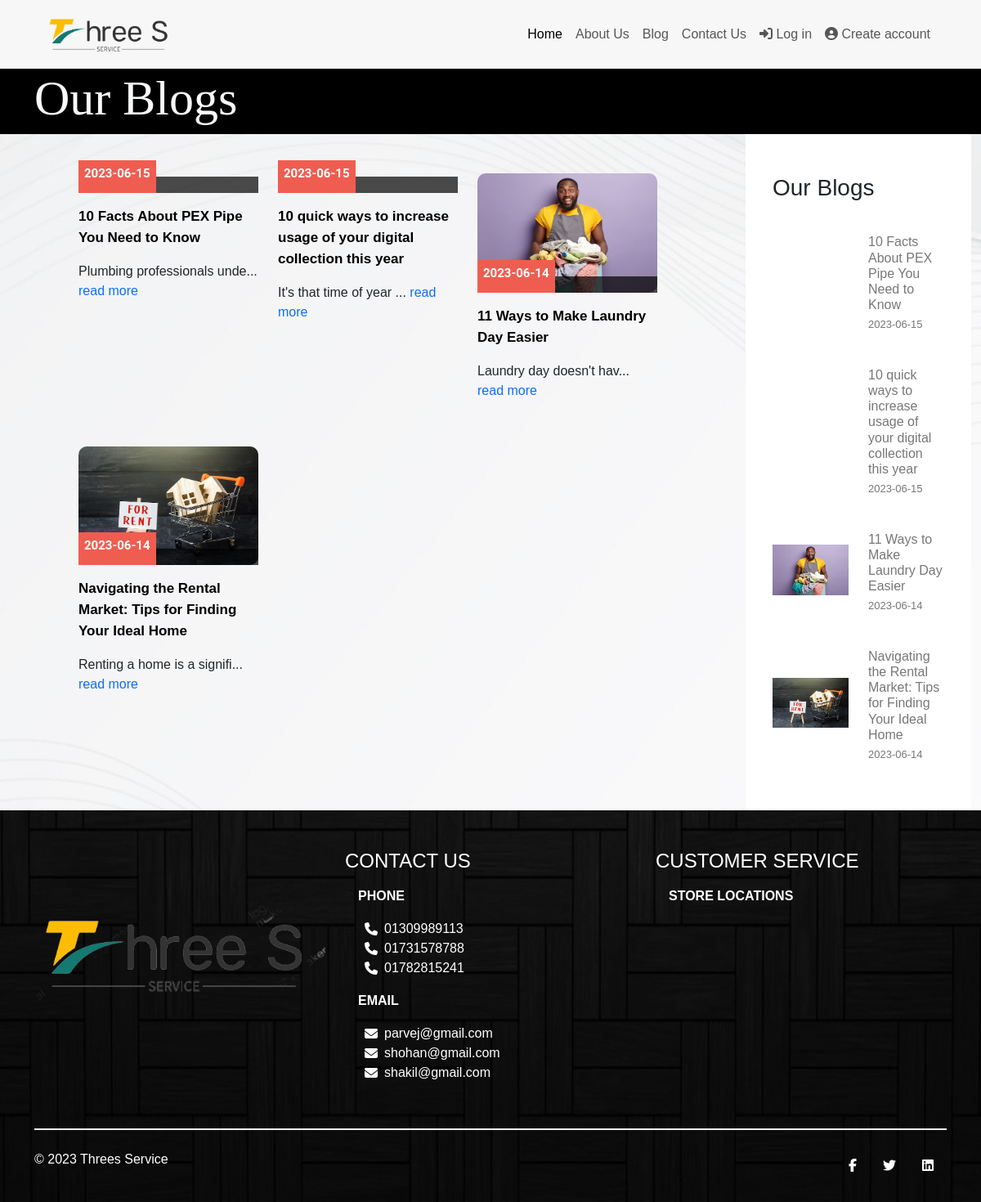
The app's page /blogdetails.php with its own data.
### tables this page shows
CREATE TABLE `blogs` (
  `blog_id` int(11) NOT NULL,
  `image` varchar(255) NOT NULL,
  `blog_title` varchar(255) NOT NULL,
  `blog_text` text NOT NULL,
  `status` int(11) NOT NULL DEFAULT 1 COMMENT '1=Active, 2=InActive',
  `join_date` date NOT NULL
);

CREATE TABLE `users` (
  `user_id` int(11) NOT NULL,
  `fullname` varchar(255) NOT NULL,
  `email` varchar(255) NOT NULL,
  `password` varchar(255) NOT NULL,
  `phone` varchar(255) DEFAULT NULL,
  `address` varchar(255) DEFAULT NULL,
  `image` varchar(255) DEFAULT NULL,
  `role` int(1) NOT NULL DEFAULT 2 COMMENT '1=Admin, 2=User',
  `status` int(1) NOT NULL DEFAULT 1 COMMENT '1=Active, 0=InActive',
  `join_date` date NOT NULL
);

### blogdetails.php (the view, shortened to what this page needs)
<?php include "inc/header.php"; ?>
    <main>
<section class="blog-details">
  <div class="container">
    <div class="row align-items-center">
      <div class="col-lg-6">
        <h1 class="text-light" style=" font-family: 'Righteous', cursive;
    font-size: 60px;">Our Blogs</h1>
      </div>
      <div class="col-lg-6">
      </div>
    </div>
  </div>
</section>
<section>
  <div class="container-fluid">
    <div class="row">
      <div class="col-lg-9">
        <div class="blog-top py-5">
          <div class="blog-btm">
            <div class="row">
            <div class="col-lg-12">
              <div class="row">
                <?php
                    $sql = "SELECT * FROM blogs ORDER BY blog_title ASC";
                    $allData = mysqli_query($db, $sql);
                    $numOfBlogs = mysqli_num_rows($allData);
                    if ($numOfBlogs == 0) { ?>
                      <div class="alert alert-info" role="alert">
                      <i class="fa-solid fa-bell"> </i> Ooops!! No Blog found in our Bloging aplication. Please make a blog first.
                      </div>
                    <?php }
                    else {
                      while( $row = mysqli_fetch_assoc($allData) ) {
                          $blog_id        = $row['blog_id'];
                          $image        = $row['image'];
                          $blog_title     = $row['blog_title'];
                          $blog_text      = $row['blog_text'];
                          $join_date      = $row['join_date'];
                          ?>
                        <div class="col-lg-4 blog-item pb-4">
                            <div class="book-thumbnail">
                              <?php
                                  if (!empty($image)) { ?>
                                    <img src="admin/dist/img/books/<?php echo $image; ?>" alt="" style="width: 100%; border-radius: 10px;">
                                  <?php }
                                  else { ?>
                                    <img src="admin/dist/img/books/blank_book.jpg" alt="" style="width: 100%; height: 250px;">
                                  <?php }
                                ?>
                                <div class="author-info">
                                  <span class="tarikh"><h1><?php echo $join_date; ?></h1></span>
                                </div>
                            </div>
                            <div class="blog-info py-3">
                              <a href="blogsearch.php?blog=<?php echo $blog_id; ?>"><h4><?php echo $blog_title; ?></h4> </a>
                              <p><?php echo substr($blog_text, 0, 30); ?>... <a href="blogsearch.php?blog=<?php echo $blog_id; ?>">read more</a></p>
                            </div>
                        </div>
                      <?php }
                    }
                ?>
              </div>
            </div>
            </div>
          </div>
        </div>
      </div>
      <?php include "inc/blog_sidebar.php"; ?>
    </div>
  </div>
</section>
    </main>
<?php include "inc/footer.php"; ?>

### inc/header.php (shortened to what this page needs)
<!doctype html>
<html lang="en">
  <head>
    <link href="https://cdn.jsdelivr.net/npm/bootstrap@5.3.0/dist/css/bootstrap.min.css" rel="stylesheet">
    <link rel="stylesheet" type="text/css" href="assets/css/custom.css">
  </head>
  <body style="
    background-image: url(assets/images/wholeBg.jpg);
    background-repeat: no-repeat;
    background-size: cover;
    background-position: center;
    background-attachment: fixed;">
      <header>
        <div class="container">
          <div class="row">
            <div class="col-lg-12">
              <nav class="navbar navbar-expand-lg">
                <div class="container-fluid">
                  <a class="navbar-brand" href="index.php"><img src="assets/images/bg.png" alt="" style="width: 35%;"></a>
                  <div class="collapse navbar-collapse" id="navbarSupportedContent">
                    <ul class="navbar-nav ms-auto mb-2 mb-lg-0">
                      <ul class="navbar-nav me-auto mb-2 mb-lg-0">
                      <li class="nav-item">
                        <a class="nav-link active" aria-current="page" href="index.php">Home</a>
                      </li>
                      <li class="nav-item">
                        <a class="nav-link" href="aboutus.php">About Us</a>
                      </li>
                      <li class="nav-item">
                        <a class="nav-link" href="blogdetails.php">Blog</a>
                      </li>
                      <li class="nav-item">
                        <a class="nav-link" href="#foot">Contact Us</a>
                      </li>
                      <?php
                        if (empty($_SESSION['user_id']) || empty($_SESSION['email'])) { ?>
                          <li class="nav-item">
                            <a class="nav-link" aria-current="page" href="login.php"><i class="fa-solid fa-right-to-bracket"></i> Log in</a>
                          </li>
                          <li class="nav-item">
                            <a class="nav-link" aria-current="page" href="register.php"><i class="fa-solid fa-circle-user"></i> Create account</a>
                          </li>
                       <?php }
                      ?>
                    </ul>
                  </div>
                </div>
              </nav>
            </div>
          </div>
        </div>
      </header>

### inc/blog_sidebar.php (shortened to what this page needs)
<div class="col-lg-3">
    <div class="blog-part sticky-top">
        <h3 class="py-3">Our Blogs</h3>
        <?php
            $sql = "SELECT * FROM blogs ORDER BY blog_id DESC";
            $allBooks = mysqli_query($db, $sql);
            $totalBooks = mysqli_num_rows($allBooks);
            if ($totalBooks <= 0) { ?>
              <div class="alert alert-info" role="alert"><i class="fa-solid fa-bell"> </i> Ooops!! No Book found Yet....</div>
            <?php }
            else {
                while ($row = mysqli_fetch_assoc($allBooks)) {
                      $blog_id        = $row['blog_id'];
                      $image        = $row['image'];
                      $blog_title     = $row['blog_title'];
                      $join_date      = $row['join_date'];
                    ?>
                    <div class="row align-items-center py-3">
                        <div class="col-lg-6">
                            <div>
                                <?php
                                  if (!empty($image)) { ?>
                                    <img src="admin/dist/img/books/<?php echo $image; ?>" alt="" width="100%" class="pb-3">
                                  <?php }
                                  else { ?>
                                    <img src="admin/dist/img/books/blank_book.jpg" alt="" class="img-fluid">
                                  <?php }
                                ?>
                            </div>
                        </div>
                        <div class="col-lg-6">
                            <div class="">
                            <a href="blogsearch.php?blog=<?php echo $blog_id; ?>"><h4 style="font-size: 16px; color: #777;"><?php echo $blog_title; ?></h4></a>
                              <p style="font-size: 13px;color: #777;margin: -3px 0px 10px;"><?php echo $join_date; ?></p>
                            </div>
                        </div>
                    </div>
                <?php }
            }
        ?>
    </div>
</div>

### inc/footer.php (shortened to what this page needs)
<footer style="
    background: linear-gradient( rgba(0, 0, 0, 0.5), rgba(0, 0, 0, 0.5) ), url(assets/images/45603.jpg);
    background-repeat: no-repeat;
    background-size: cover;
    background-position: center;
    background-attachment: fixed;">
    <div class="container py-5 pb-0">
        <div class="row">
            <div class="col-lg-4">
                <div class="logo-ftr">
                    <a href="index.php"><img src="assets/images/bg.png" alt="" width="100%"></a>
                </div>
            </div>
            <div class="col-lg-4" id="foot">
                <h4 class="text-white">CONTACT US</h4>
                <ul class="nav flex-column">
                  <li class="nav-item">
                    <a class="nav-link active text-white" aria-current="page" ><strong>PHONE</strong></a>
                  </li>
                  <li class="nav-item">
                    <a class="nav-link text-white" href="">
                        <?php
                            $sql = "SELECT * FROM users WHERE role = 1 ORDER BY fullname ASC";
                            $allUserData = mysqli_query($db, $sql);
                            while( $row = mysqli_fetch_assoc($allUserData) ) {
                                $phone              = $row['phone'];
                                ?>
                                    <div class="d-flex align-items-center">
                                        <i class="fa-solid fa-phone mx-2"></i>
                                        <?php echo $phone ."<br>"; ?>
                                    </div>
                                <?php
                            }
                        ?>
                    </a>
                  </li>
                  <li class="nav-item">
                    <a class="nav-link text-white" ><strong>EMAIL</strong></a>
                  </li>
                  <li class="nav-item">
                    <a class="nav-link text-white" href="https://mail.google.com/mail/u/0/?tab=rm&ogbl#inbox?compose=GTvVlcSHxwCmkSFtmZkphksCSZKZTrWSQLjpLHdqRRvKtGWtcZdLpbrbvLFFTlfrVvvLsqFcFzWJJ">
                        <?php
                            $sql = "SELECT * FROM users WHERE role = 1 ORDER BY fullname ASC";
                            $allUserData = mysqli_query($db, $sql);
                            while( $row = mysqli_fetch_assoc($allUserData) ) {
                                $email          = $row['email'];
                                ?>
                                    <div class="d-flex align-items-center">
                                        <i class="fa-solid fa-envelope mx-2"></i>
                                        <?php echo $email ."<br>"; ?>
                                    </div>
                                <?php
                            }
                        ?>
                    </a>
                  </li>
                </ul>
            </div>
            <div class="col-lg-4">
                <h4 class="text-white">CUSTOMER SERVICE</h4>
                <ul class="nav flex-column">
                  <li class="nav-item">
                    <a class="nav-link active text-white" aria-current="page"><strong>STORE LOCATIONS</strong></a>
                  </li>
                </ul>
                <span>
                    <iframe src="https://www.google.com/maps/embed?pb=!1m14!1m12!1m3!1d7301.832161750958!2d90.37526630000004!3d23.786002500000002!2m3!1f0!2f0!3f0!3m2!1i1024!2i768!4f13.1!5e0!3m2!1sen!2sbd!4v1667932853950!5m2!1sen!2sbd" width="100%" height="200" style="border:0;" allowfullscreen="" loading="lazy"></iframe>
                </span>
            </div>
            <div class="col-lg-12">
                <div class="bottom-part py-5 pb-0">
                    <div class="divedier" style=" width: 100%; background: whitesmoke; height: 2px;"></div>
                    <div class="row" style="align-content: center;">
                        <div class="col-lg-6 py-4">
                        <p class="text-white">&copy; 2023 Threes Service</p>
                    </div>
                    <div class="col-lg-6 py-4">
                        <nav class="nav justify-content-end">
                          <a class="nav-link active text-white" aria-current="page" href="" target="_blank"><i class="fa-brands fa-facebook-f"></i></a>
                          <a class="nav-link text-white" href="#" target="_blank"><i class="fa-brands fa-twitter"></i></a>
                          <a class="nav-link text-white" href="#" target="_blank"><i class="fa-brands fa-linkedin"></i></a>
                        </nav>
                    </div>
                </div>
                </div>
            </div>
        </div>
    </div>
</footer>
  </body>
</html>

### assets/css/custom.css (style rules this page uses)
body { font-family: 'Poppins', sans-serif; }
h1,h2,h3,h4,h5,h6 { font-family: 'Josefin Sans', sans-serif; }
a { text-decoration: none; }
.fea-top, .blog-top { text-align: center; }
.fea-top h1, .blog-top h1 { font-family: 'Roboto', sans-serif; font-size: 39px; font-weight: 600; }
.blog-top h1 { font-family: 'Roboto', sans-serif; font-size: 39px; font-weight: 600; padding: 54px 0; }
.blog-btm { padding: 0px 84px; text-align: center; }
.tarikh { position: absolute; left: 0; bottom: 0; background: #EF5D50; color: #F56A7D; font-family: 'Roboto', sans-serif; font-size: 18px; font-weight: 500; }
.tarikh h1, .tarikh1 h1, .tarikh2 h1 { color: #fff; font-weight: 600; font-size: 15px; padding: 7px; }
.blog-info { text-align: left; }
.blog-item .blog-info h4 { font-size: 17px; font-weight: 600; color: #000; line-height: 26px; }
.book-thumbnail { position: relative; }
.author-info { position: absolute; bottom: 0; left: 0; background: rgba(0, 0, 0, 0.7); padding: 10px 0px; width: 100%; color: #fff; text-align: center; }
.blog-part { background: #fff; padding: 33px; }
.logo-ftr img { margin-top: 65px; }

### inc/header.php (style rules this page uses)
.blog-details { background: #000 ; }
header { background-color: #f7f7f7; }

### records on screen
blogs: join_date "2023-06-15", blog_title "10 Facts About PEX Pipe You Need to Know", blog_text "Plumbing professionals unde"
blogs: join_date "2023-06-15", blog_title "10 quick ways to increase usage of your digital collection this year", blog_text "It's that time of year"
blogs: image (picture), join_date "2023-06-14", blog_title "11 Ways to Make Laundry Day Easier", blog_text "Laundry day doesn't hav"
blogs: image (picture), join_date "2023-06-14", blog_title "Navigating the Rental Market: Tips for Finding Your Ideal Home", blog_text "Renting a home is a signifi"
users: phone "01309989113", email "parvej@gmail.com"
users: phone "01731578788", email "shohan@gmail.com"
users: phone "01782815241", email "shakil@gmail.com"
